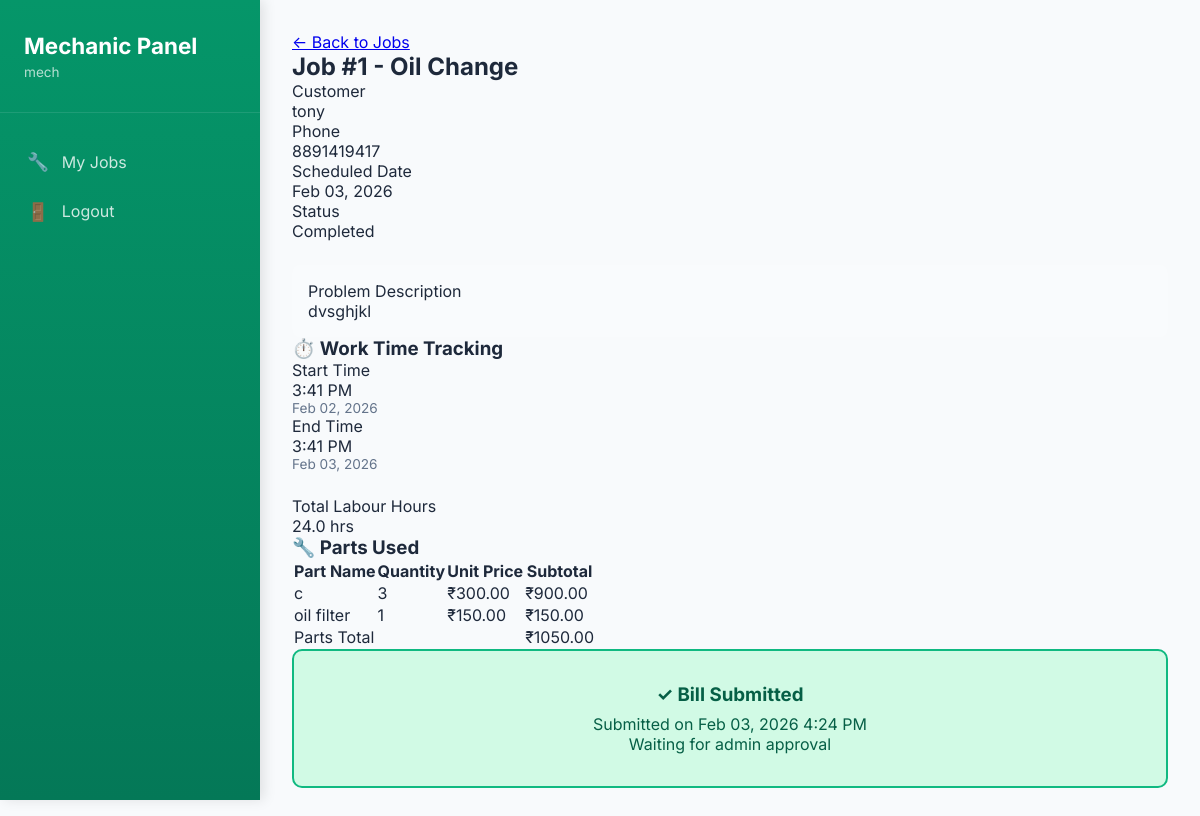
Page /mech/job/1/ (signed in) on the committed database.
### mech/models.py (models this page shows, shortened)
class JobCard(models.Model):
    booking = models.ForeignKey('booking.Booking', on_delete=models.CASCADE)
    mechanic = models.ForeignKey(User, on_delete=models.CASCADE)
    work_start_time = models.DateTimeField(null=True, blank=True)
    work_end_time = models.DateTimeField(null=True, blank=True)
    remarks = models.TextField(blank=True)
    created_at = models.DateTimeField(auto_now_add=True)
    def get_labour_hours(self):
        if self.work_start_time and self.work_end_time:
            delta = self.work_end_time - self.work_start_time
            return round(delta.total_seconds() / 3600, 2)
        return 0

### booking/models.py (models this page shows, shortened)
class Booking(models.Model):
    SERVICE_CHOICE = [
        ('general', 'General Service'),
        ('oil', 'Oil Change'),
        ('engine', 'Engine Work'),
        ('brake', 'Brake Service'),
        ('other', 'Other'),
    ]
    STATUS_CHOICE = [
        ('pending', 'Pending'),
        ('approved', 'Approved'),
        ('in_progress', 'In Progress'),
        ('completed', 'Completed'),
        ('cancelled', 'Cancelled'),
    ]
    customer = models.ForeignKey(
        Customer,
        on_delete=models.CASCADE
    )
    service_type = models.CharField(
        max_length=20,
        choices=SERVICE_CHOICE
    )
    problem_description = models.TextField(
        blank=True,
        help_text="Customer can describe their problem here"
    )
    preferred_date = models.DateField()
    preferred_time = models.TimeField()
    status = models.CharField(
        max_length=20,
        choices=STATUS_CHOICE,
        default='pending'
    )
    created_at = models.DateTimeField(auto_now_add=True)

### customers/models.py (models this page shows, shortened)
class Customer(models.Model):
    user = models.OneToOneField(
        User,
        on_delete=models.CASCADE,
        related_name='customer_profile'
    )
    phone = models.CharField(max_length=15)

### billing/models.py (models this page shows, shortened)
class BillItem(models.Model):
    bill = models.ForeignKey(Bill, on_delete=models.CASCADE, related_name='items')
    jobcard = models.ForeignKey(JobCard, on_delete=models.CASCADE, null=True, blank=True)
    part_name = models.CharField(max_length=100)
    quantity = models.IntegerField(default=1)
    unit_price = models.DecimalField(max_digits=10, decimal_places=2)
    subtotal = models.DecimalField(max_digits=10, decimal_places=2, default=0)

class Bill(models.Model):
    jobcard = models.OneToOneField('mech.JobCard', on_delete=models.CASCADE)
    labour_cost = models.DecimalField(max_digits=10, decimal_places=2, default=0)
    parts_total = models.DecimalField(max_digits=10, decimal_places=2, default=0)
    total_amount = models.DecimalField(max_digits=10, decimal_places=2, default=0)
    is_submitted_by_mechanic = models.BooleanField(default=False)
    is_approved_by_admin = models.BooleanField(default=False)
    submitted_at = models.DateTimeField(null=True, blank=True)
    approved_at = models.DateTimeField(null=True, blank=True)
    is_paid = models.BooleanField(default=False)
    paid_at = models.DateTimeField(null=True, blank=True)
    payment_method = models.CharField(max_length=50, null=True, blank=True)
    created_at = models.DateTimeField(auto_now_add=True)

### mech/views.py (the view)
# urls.py: path('job/<int:jobcard_id>/', views.job_details, name='job_details'),
@login_required
def job_details(request, jobcard_id):
    jobcard = get_object_or_404(
        JobCard.objects.select_related('booking__customer__user', 'mechanic'),
        id=jobcard_id,
        mechanic=request.user
    )
    bill, created = Bill.objects.get_or_create(jobcard=jobcard)
    parts = BillItem.objects.filter(bill=bill)
    parts_total = sum(part.subtotal for part in parts)
    bill.parts_total = parts_total
    bill.save()
    labour_hours = jobcard.get_labour_hours()
    context = {
        'jobcard': jobcard,
        'bill': bill,
        'parts': parts,
        'parts_total': parts_total,
        'labour_hours': labour_hours,
    }
    return render(request, 'mech/job_details.html', context)

### mech/templates/mech/job_details.html (shortened to what this page needs)
{% extends 'mech/base_mechanic.html' %}
{% block content %}
<a href="{% url 'mechanic_dashboard' %}" class="back-btn">← Back to Jobs</a>
<div class="job-summary">
    <h2>Job #{{ jobcard.id }} - {{ jobcard.booking.get_service_type_display }}</h2>
    <div class="summary-grid">
        <div class="summary-item">
            <div class="summary-label">Customer</div>
            <div class="summary-value">{{ jobcard.booking.customer.user.username }}</div>
        </div>
        <div class="summary-item">
            <div class="summary-label">Phone</div>
            <div class="summary-value">{{ jobcard.booking.customer.phone }}</div>
        </div>
        <div class="summary-item">
            <div class="summary-label">Scheduled Date</div>
            <div class="summary-value">{{ jobcard.booking.preferred_date|date:"M d, Y" }}</div>
        </div>
        <div class="summary-item">
            <div class="summary-label">Status</div>
            <div class="summary-value">{{ jobcard.booking.get_status_display }}</div>
        </div>
    </div>
    {% if jobcard.booking.problem_description %}
    <div style="margin-top: 1.5rem; padding: 1rem; background: rgba(255,255,255,0.15); border-radius: 8px;">
        <div class="summary-label">Problem Description</div>
        <div class="summary-value" style="font-size: 1rem;">{{ jobcard.booking.problem_description }}</div>
    </div>
    {% endif %}
</div>
<div class="section-card">
    <h3 class="section-title">⏱️ Work Time Tracking</h3>
    <div class="time-controls">
        <div class="time-box">
            <div class="time-label">Start Time</div>
            {% if jobcard.work_start_time %}
            <div class="time-value">{{ jobcard.work_start_time|date:"g:i A" }}</div>
            <div style="color: #64748b; font-size: 0.85rem;">{{ jobcard.work_start_time|date:"M d, Y" }}</div>
            {% else %}
            <div class="time-value">—</div>
            <a href="{% url 'start_work' jobcard.id %}" class="btn btn-success">Start Work</a>
            {% endif %}
        </div>
        <div class="time-box">
            <div class="time-label">End Time</div>
            {% if jobcard.work_end_time %}
            <div class="time-value">{{ jobcard.work_end_time|date:"g:i A" }}</div>
            <div style="color: #64748b; font-size: 0.85rem;">{{ jobcard.work_end_time|date:"M d, Y" }}</div>
            {% endif %}
        </div>
    </div>
    {% if labour_hours %}
    <div class="labour-hours-display" style="margin-top: 1.5rem;">
        <div class="label">Total Labour Hours</div>
        <div class="value">{{ labour_hours }} hrs</div>
    </div>
    {% endif %}
</div>
<div class="section-card">
    <h3 class="section-title">🔧 Parts Used</h3>
    {% if parts %}
    <table class="parts-table">
        <thead>
            <tr>
                <th>Part Name</th>
                <th>Quantity</th>
                <th>Unit Price</th>
                <th>Subtotal</th>
            </tr>
        </thead>
        <tbody>
            {% for part in parts %}
            <tr>
                <td>{{ part.part_name }}</td>
                <td>{{ part.quantity }}</td>
                <td>₹{{ part.unit_price }}</td>
                <td>₹{{ part.subtotal }}</td>
            </tr>
            {% endfor %}
        </tbody>
        <tfoot>
            <tr>
                <td colspan="{% if bill.is_submitted_by_mechanic %}3{% else %}4{% endif %}">Parts Total</td>
                <td>₹{{ parts_total }}</td>
            </tr>
        </tfoot>
    </table>
    {% else %}
    <div style="text-align: center; padding: 2rem; color: #64748b;">
        No parts added yet
    </div>
    {% endif %}
</div>
{% if not bill.is_submitted_by_mechanic %}
<div class="submit-section">
    <h3>Ready to Submit Bill?</h3>
    <p style="color: #92400e; margin-bottom: 1.5rem;">
        Make sure you've recorded work times and added all parts used
    </p>
    <a href="{% url 'submit_bill' jobcard.id %}" class="btn btn-success" style="max-width: 400px; margin: 0 auto;"
        onclick="return confirm('Submit this bill to admin for approval?')">
        ✓ Submit Bill to Admin
    </a>
</div>
{% else %}
<div style="background: #d1fae5; border: 2px solid #10b981; border-radius: 10px; padding: 2rem; text-align: center;">
    <h3 style="color: #065f46; margin-bottom: 0.5rem;">✓ Bill Submitted</h3>
    <p style="color: #065f46;">
        Submitted on {{ bill.submitted_at|date:"M d, Y g:i A" }}<br>
        Waiting for admin approval
    </p>
</div>
{% endif %}
{% endblock %}

### mech/templates/mech/base_mechanic.html (shortened to what this page needs)
<!DOCTYPE html>
<html lang="en">
<head>
</head>
<body>
    <div class="sidebar">
        <div class="sidebar-header">
            <h2>Mechanic Panel</h2>
            <p>{{ user.username }}</p>
        </div>
        <nav class="sidebar-menu">
            <a href="{% url 'mechanic_dashboard' %}"
                class="menu-item {% if request.resolver_match.url_name == 'mechanic_dashboard' %}active{% endif %}">
                <span class="menu-item-icon">🔧</span>
                <span>My Jobs</span>
            </a>
            <a href="{% url 'logout' %}" class="menu-item">
                <span class="menu-item-icon">🚪</span>
                <span>Logout</span>
            </a>
        </nav>
    </div>
    <div class="main-content">
        {% block content %}{% endblock %}
    </div>
</body>
</html>

### mech/templates/mech/base_mechanic.html (style rules this page uses)
* { margin: 0; padding: 0; box-sizing: border-box; }
body { font-family: 'Inter', system-ui, -apple-system, sans-serif; background: #f8fafc; color: #1e293b; display: flex; min-height: 100vh; }
.sidebar { width: 260px; background: linear-gradient(180deg, #059669 0%, #047857 100%); color: white; position: fixed; height: 100vh; overflow-y: auto; box-shadow: 4px 0 12px rgba(0, 0, 0, 0.1); z-index: 1000; }
.sidebar-header { padding: 2rem 1.5rem; border-bottom: 1px solid rgba(255, 255, 255, 0.1); }
.sidebar-header h2 { font-size: 1.4rem; font-weight: 700; margin-bottom: 0.3rem; }
.sidebar-header p { font-size: 0.85rem; opacity: 0.7; }
.sidebar-menu { padding: 1.5rem 0; }
.menu-item { display: flex; align-items: center; padding: 0.9rem 1.5rem; color: rgba(255, 255, 255, 0.8); text-decoration: none; transition: all 0.2s ease; border-left: 3px solid transparent; }
.menu-item-icon { margin-right: 0.8rem; font-size: 1.1rem; }
.main-content { margin-left: 260px; flex: 1; padding: 2rem; width: calc(100% - 260px); }

### rows in the picture
JobCard: id "1", booking.service_type "Oil Change", booking.customer.user.username "tony", booking.customer.phone "8891419417", booking.preferred_date "Feb 03, 2026", booking.status "Completed", booking.problem_description "dvsghjkl", work_start_time "3:41 PM", work_start_time "Feb 02, 2026", work_end_time "3:41 PM", work_end_time "Feb 03, 2026"
BillItem: part_name "c", quantity "3", unit_price "300.00", subtotal "900.00"
BillItem: part_name "oil filter", quantity "1", unit_price "150.00", subtotal "150.00"
Bill: parts_total "1050.00", submitted_at "Feb 03, 2026 4:24 PM"

### other values in the picture
{{ user.username }} "mech"
{{ labour_hours }} "24.0"
